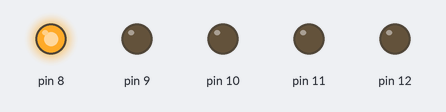
The sketch below on a simulated Arduino Uno, built with avr-gcc and run on an emulated ATmega328P. Parts: output pins drawn as LEDs (lit = HIGH).

Above: at 0.1 s.
At 1.0 s:
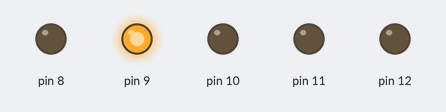
At 1.9 s:
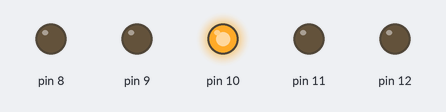
At 2.8 s:
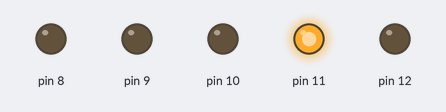
At 3.7 s:
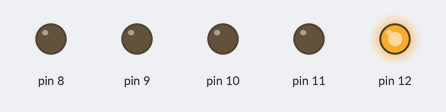
At 4.1 s:
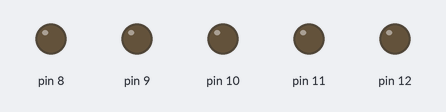
Timing chart, 0 to 5.6 s (numbered marks = the images above):
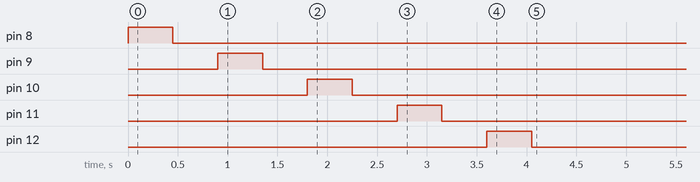

The sketch:

LedWave.ino
```cpp
void setup() {
  for(int i = 8; i <= 12; i++) { // 반복문 for 사용. 8부터 12까지 1씩 증가
    pinMode(i, OUTPUT);  // i 번호 핀에 OUTPUT
    digitalWrite(i, HIGH); // i 번호에 디지털 신호인 HIGH(1) 을 넣어줬습니다.
    delay(450); // 딜레이 0.45 초
    digitalWrite(i, LOW); // i 번호에 디지털 신호인 LOW(0) 을 넣어줬습니다.
    delay(450); // 딜레이 0.45 초
    }
}

void loop() {
  // put your main code here, to run repeatedly:
}
```
